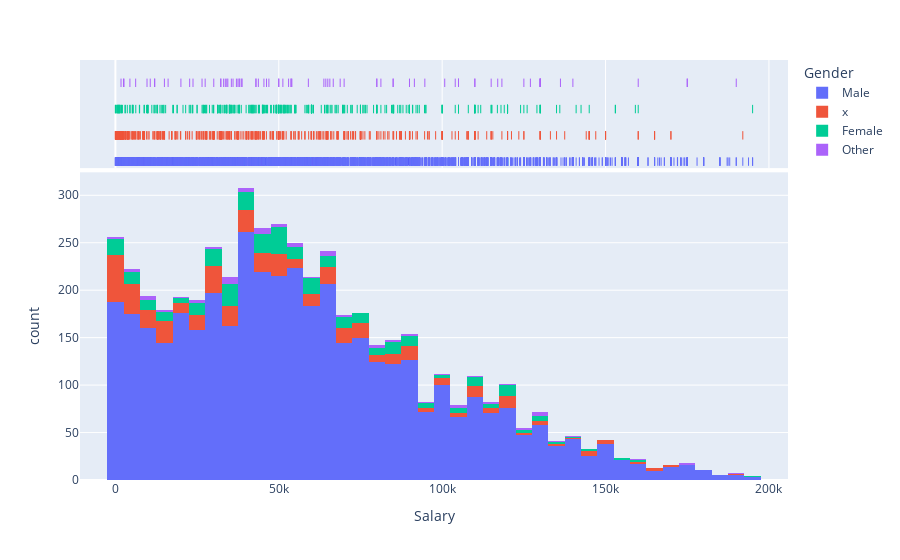

Write notebook code for a chart like this one.
### Code cell
q1_fig3

### Figure 1 — Plotly figure (JSON) as saved in the notebook; plotly's stock layout.template omitted (floating-point values rounded to 4 significant figures; data arrays with more than 128 entries replaced by an {"elided": "..."} marker saying what was removed)
{"data": [{"alignmentgroup": "True", "bingroup": "x", "hovertemplate": "Gender=Male<br>Salary=%{x}<br>count=%{y}<extra></extra>", "legendgroup": "Male", "marker": {"color": "#636efa", "pattern": {"shape": ""}}, "name": "Male", "offsetgroup": "Male", "orientation": "v", "showlegend": true, "type": "histogram", "x": {"elided": "4154 float values"}, "xaxis": "x", "yaxis": "y"}, {"alignmentgroup": "True", "boxpoints": "all", "fillcolor": "rgba(255,255,255,0)", "hoveron": "points", "hovertemplate": "Gender=Male<br>Salary=%{x}<extra></extra>", "jitter": 0, "legendgroup": "Male", "line": {"color": "rgba(255,255,255,0)"}, "marker": {"color": "#636efa", "symbol": "line-ns-open"}, "name": "Male", "offsetgroup": "Male", "showlegend": false, "type": "box", "x": {"elided": "4154 float values"}, "xaxis": "x2", "yaxis": "y2"}, {"alignmentgroup": "True", "bingroup": "x", "hovertemplate": "Gender=x<br>Salary=%{x}<br>count=%{y}<extra></extra>", "legendgroup": "x", "marker": {"color": "#EF553B", "pattern": {"shape": ""}}, "name": "x", "offsetgroup": "x", "orientation": "v", "showlegend": true, "type": "histogram", "x": {"elided": "446 float values"}, "xaxis": "x", "yaxis": "y"}, {"alignmentgroup": "True", "boxpoints": "all", "fillcolor": "rgba(255,255,255,0)", "hoveron": "points", "hovertemplate": "Gender=x<br>Salary=%{x}<extra></extra>", "jitter": 0, "legendgroup": "x", "line": {"color": "rgba(255,255,255,0)"}, "marker": {"color": "#EF553B", "symbol": "line-ns-open"}, "name": "x", "offsetgroup": "x", "showlegend": false, "type": "box", "x": {"elided": "446 float values"}, "xaxis": "x2", "yaxis": "y2"}, {"alignmentgroup": "True", "bingroup": "x", "hovertemplate": "Gender=Female<br>Salary=%{x}<br>count=%{y}<extra></extra>", "legendgroup": "Female", "marker": {"color": "#00cc96", "pattern": {"shape": ""}}, "name": "Female", "offsetgroup": "Female", "orientation": "v", "showlegend": true, "type": "histogram", "x": {"elided": "327 float values"}, "xaxis": "x", "yaxis": "y"}, {"alignmentgroup": "True", "boxpoints": "all", "fillcolor": "rgba(255,255,255,0)", "hoveron": "points", "hovertemplate": "Gender=Female<br>Salary=%{x}<extra></extra>", "jitter": 0, "legendgroup": "Female", "line": {"color": "rgba(255,255,255,0)"}, "marker": {"color": "#00cc96", "symbol": "line-ns-open"}, "name": "Female", "offsetgroup": "Female", "showlegend": false, "type": "box", "x": {"elided": "327 float values"}, "xaxis": "x2", "yaxis": "y2"}, {"alignmentgroup": "True", "bingroup": "x", "hovertemplate": "Gender=Other<br>Salary=%{x}<br>count=%{y}<extra></extra>", "legendgroup": "Other", "marker": {"color": "#ab63fa", "pattern": {"shape": ""}}, "name": "Other", "offsetgroup": "Other", "orientation": "v", "showlegend": true, "type": "histogram", "x": [80000, 115000, 85000, 50000, 46970.0, 26520.0, 35480.0, 54000, 125000, 34410.0, 64390.0, 94700.0, 9677.0, 38080.0, 1720.0, 43010.0, 36000, 38710.0, 34090.0, 175000, 53760.0, 91500, 15000, 110000, 53750, 59050.0, 130000, 6199.0, 160000, 110000, 33640.0, 63800.0, 20050.0, 130000, 90000, 81250, 4444.0, 136200, 43750, 27470.0, 10670.0, 32260.0, 100780, 51250, 50000, 85000, 105000, 53000, 117000, 130000, 80000, 104000, 65625, 16130.0, 37880.0, 65000, 12000, 46250, 45450.0, 140000, 38710.0, 70000, 130000, 175000, 127000, 68790.0, 30110.0, 66670.0, 130000, 2634.0, 33125, 22730.0, 12030.0, 190000, 37030.0, 43010.0, 118300.0, 32260.0, 2473.0, 105000, 23750, 37500], "xaxis": "x", "yaxis": "y"}, {"alignmentgroup": "True", "boxpoints": "all", "fillcolor": "rgba(255,255,255,0)", "hoveron": "points", "hovertemplate": "Gender=Other<br>Salary=%{x}<extra></extra>", "jitter": 0, "legendgroup": "Other", "line": {"color": "rgba(255,255,255,0)"}, "marker": {"color": "#ab63fa", "symbol": "line-ns-open"}, "name": "Other", "offsetgroup": "Other", "showlegend": false, "type": "box", "x": [80000, 115000, 85000, 50000, 46970.0, 26520.0, 35480.0, 54000, 125000, 34410.0, 64390.0, 94700.0, 9677.0, 38080.0, 1720.0, 43010.0, 36000, 38710.0, 34090.0, 175000, 53760.0, 91500, 15000, 110000, 53750, 59050.0, 130000, 6199.0, 160000, 110000, 33640.0, 63800.0, 20050.0, 130000, 90000, 81250, 4444.0, 136200, 43750, 27470.0, 10670.0, 32260.0, 100780, 51250, 50000, 85000, 105000, 53000, 117000, 130000, 80000, 104000, 65625, 16130.0, 37880.0, 65000, 12000, 46250, 45450.0, 140000, 38710.0, 70000, 130000, 175000, 127000, 68790.0, 30110.0, 66670.0, 130000, 2634.0, 33125, 22730.0, 12030.0, 190000, 37030.0, 43010.0, 118300.0, 32260.0, 2473.0, 105000, 23750, 37500], "xaxis": "x2", "yaxis": "y2"}], "layout": {"barmode": "relative", "legend": {"title": {"text": "Gender"}, "tracegroupgap": 0}, "margin": {"t": 60}, "xaxis": {"anchor": "y", "domain": [0, 1], "title": {"text": "Salary"}}, "xaxis2": {"anchor": "y2", "domain": [0, 1], "matches": "x", "showgrid": true, "showticklabels": false}, "yaxis": {"anchor": "x", "domain": [0, 0.7326], "title": {"text": "count"}}, "yaxis2": {"anchor": "x2", "domain": [0.7426, 1], "matches": "y2", "showgrid": false, "showline": false, "showticklabels": false, "ticks": ""}}}
